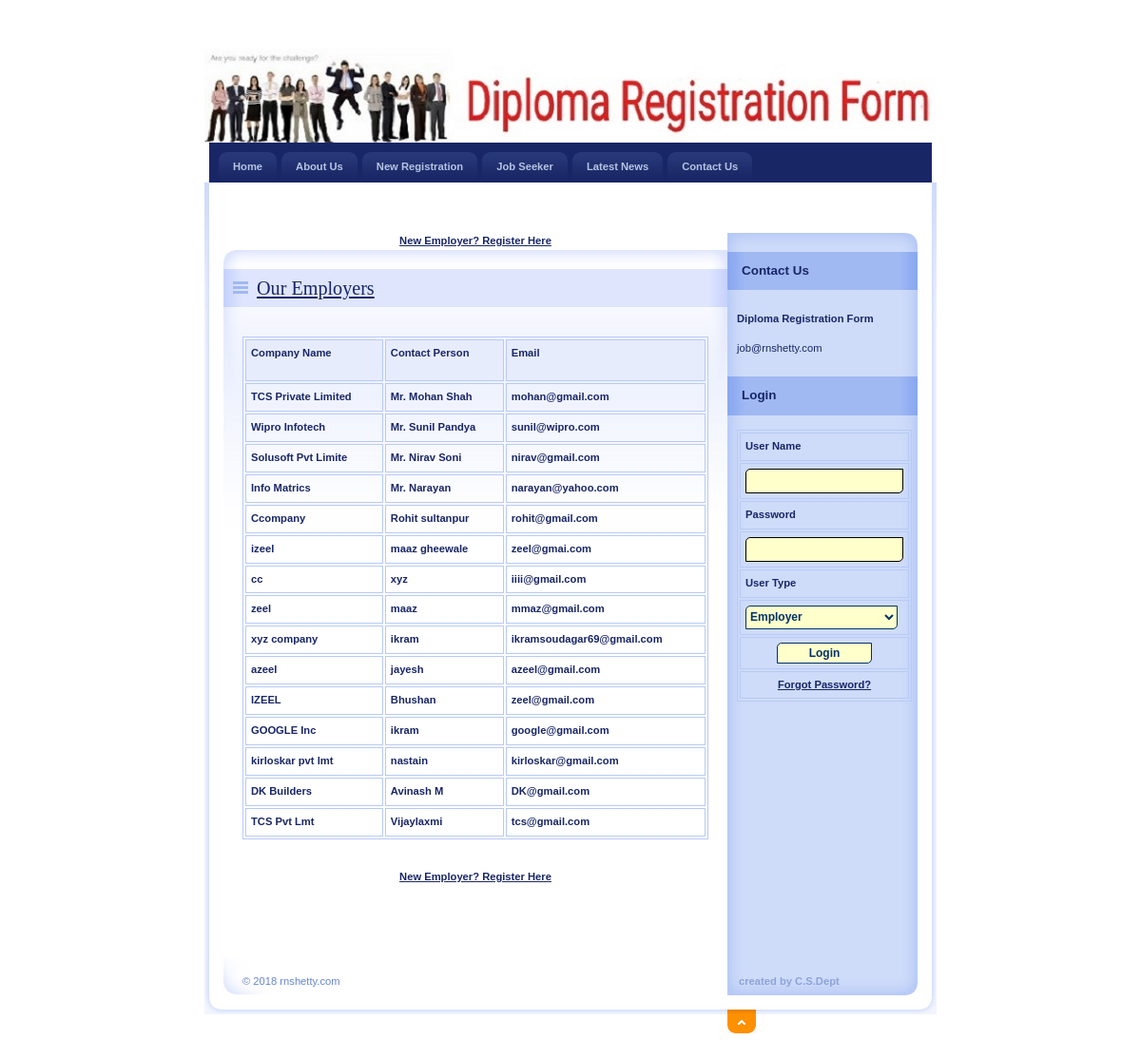
Page /Employer.php on the committed database.
### tables this page shows
CREATE TABLE IF NOT EXISTS `employer_reg` (
  `EmployerId` int(11) NOT NULL AUTO_INCREMENT,
  `CompanyName` varchar(20) NOT NULL,
  `ContactPerson` varchar(20) NOT NULL,
  `Address` varchar(100) NOT NULL,
  `City` varchar(20) NOT NULL,
  `Email` varchar(40) NOT NULL,
  `Mobile` bigint(20) NOT NULL,
  `Area_Work` varchar(40) NOT NULL,
  `Status` varchar(10) NOT NULL,
  `UserName` varchar(20) NOT NULL,
  `Password` varchar(20) NOT NULL,
  `Question` varchar(100) NOT NULL,
  `Answer` varchar(50) NOT NULL,
  PRIMARY KEY (`EmployerId`)
);

### Employer.php (the view, shortened to what this page needs)
<!DOCTYPE html PUBLIC "-//W3C//DTD XHTML 1.0 Strict//EN" "http://www.w3.org/TR/xhtml1/DTD/xhtml1-strict.dtd">
<html xmlns="http://www.w3.org/1999/xhtml" xml:lang="cs" lang="cs">
<head>
    <link rel="stylesheet" media="screen,projection" type="text/css" href="./css/main.css" />
    <link rel="stylesheet" media="print" type="text/css" href="./css/print.css" />
    <link rel="stylesheet" media="aural" type="text/css" href="./css/aural.css" />
</head>
<body id="www-url-cz">
<div id="main" class="box">
<?php
include "Header.php"
?>
<?php
include "menu.php"
?>
    <div id="page" class="box">
    <div id="page-in" class="box">
        <div id="strip" class="box noprint">
            <p id="breadcrumbs">&nbsp;</p>
        </div>
        <div id="content">
<div align="center"><a href="EmployerReg.php"><strong>New Employer? Register Here</strong></a>
                  </div>
            <div class="article">
                <h2><span><a href="#">Our Employers</a></span></h2>
                <p>
              <table width="100%" border="1" cellpadding="1" cellspacing="2" bordercolor="#006699" >
<tr>
<th height="32" bgcolor="#006699" class="style3"><div align="left" class="style9 style5 style2"><strong>Company Name</strong></div></th>
<th bgcolor="#006699" class="style3"><div align="left" class="style9 style5 style2"><strong>Contact Person</strong></div></th>
<th bgcolor="#006699" class="style3"><div align="left" class="style9 style5 style2"><strong>Email</strong></div></th>
</tr>
<?php
$con = mysql_connect("localhost","root");
$sql = "select * from Employer_Reg where Status='Confirm'";
$result = mysql_query($sql,$con);
while($row = mysql_fetch_array($result))
{
$CompanyName=$row['CompanyName'];
$ContactPerson=$row['ContactPerson'];
$Email=$row['Email'];
?>
<tr>
<td class="style3"><div align="left" class="style9 style5"><strong><?php echo $CompanyName;?></strong></div></td>
<td class="style3"><div align="left" class="style9 style5"><strong><?php echo $ContactPerson;?></strong></div></td>
<td class="style3"><div align="left" class="style9 style5"><strong><?php echo $Email;?></strong></div></td>
</tr>
<?php
}
?>
</table>
                </p>
                <div align="center"><a href="EmployerReg.php"><strong>New Employer? Register Here</strong></a>
                  </div>
              <p class="btn-more box noprint">&nbsp;</p>
          </div>
        </div>
<?php
include "right.php"
?>
    </div>
    </div>
<?php
include "footer.php"
?>
</div>
</body>
</html>

### css/main.css (style rules this page uses)
* { min-height:1px; }
body { border:0; margin:0; padding:0; background:#F2F5GH url("../design/bg.gif") 0 0 repeat-x; font:70%/160% "verdana",sans-serif; color:#192666; _text-align:center; }
a { color:#192666; }
p { border:0; margin:15px 0; padding:0; line-height:30px; }
div { display:block; border:0; margin:0; padding:0; }
h1, h2, h3, h4, h5 { border:0; margin:15px 0 10px 0; padding:0; font-weight:bold; }
h2 { font-size:180%; line-height:100%; font-family:"georgia",serif; font-weight:normal; }
table { display:table; margin:15px 0; padding:0; border:1px solid #B7CAF6; font-size:100%; }
tr { display:table-row; }
th, td { display: table-cell; border:1px solid #B7CAF6; margin:0; padding:5px; vertical-align:top; text-align:left; }
th { background:#E7ECFD; text-align:center; color:#192666; font-weight:bold; }
a, img, span { border:0; margin:0; padding:0; }
strong, .strong { font-weight:bold; }
.box { min-height:1px; _height:1px; }
.box:after { content:"."; display:block; line-height:0px; font-size:0px; visibility:hidden; clear:both; }
#main { width:770px; margin:50px auto 0 auto; _text-align:left; }
#page { width:770px; min-height:1px; background:#FFF url("../design/bg_page.gif") 0 0 repeat-y; _height:1px; }
#page-in { min-height:1px; padding:10px 0; background:url("../design/bg_page_in.jpg") 0 0 no-repeat; _height:1px; }
#strip { position:relative; clear:both; padding:3px 20px 10px 20px; color:#6182D1; }
#strip p { margin:0; }
#strip #breadcrumbs { width:520px; margin:0; padding:0; }
#content { float:left; width:530px; _width:550px; margin:0; padding:0 0 0 20px; }
#content .article { clear:both; margin:0; padding:20px; background:url("../design/content_article_bg.jpg") 0 0 no-repeat; }
#content .article h2 { margin:0 -20px; padding:10px; background:#DEE5FD url("../design/content_title_bg.gif") 0 0 repeat-y; color:#192666; }
#content .article h2 span { background:url("../design/ico_list.gif") 0 50% no-repeat; padding-left:25px; }
#content .article p { text-align:justify; }
#content .btn-more { margin:0 0 15px 0; padding:0; border:0; position:relative; }

### css/print.css (style rules this page uses)
body { border:0; margin:0; padding:0; font-size:12pt }
a { color:#000; text-decoration:none; }
h1, h2, h3 { page-break-after:avoid; page-break-inside:avoid; }
table { border-collapse: collapse; border-width:1px; border-style:solid; }
th, td { display:table-cell; border-width:1px; border-style:solid; }
.noprint { display:none; }

### css/aural.css (style rules this page uses)
body { voice-family:paul,male; volume:loud; speech-rate:slow; richness:90; stress:20; }
h1, h2, h3, h4, h5 { cue-before:url("ping.au"); }
p, table { pause:50ms; }
strong { pitch:medium; pitch-range:60; stress:90; richness:90; }

### Employer.php (style rules this page uses)
.style2 { font-weight: bold }

### rows in the picture
employer_reg: CompanyName "TCS Private Limited", ContactPerson "Mr. Mohan Shah", Email "mohan@gmail.com"
employer_reg: CompanyName "Wipro Infotech", ContactPerson "Mr. Sunil Pandya", Email "sunil@wipro.com"
employer_reg: CompanyName "Solusoft Pvt Limite", ContactPerson "Mr. Nirav Soni", Email "nirav@gmail.com"
employer_reg: CompanyName "Info Matrics", ContactPerson "Mr. Narayan", Email "narayan@yahoo.com"
employer_reg: CompanyName "Ccompany", ContactPerson "Rohit sultanpur", Email "rohit@gmail.com"
employer_reg: CompanyName "izeel", ContactPerson "maaz gheewale", Email "zeel@gmai.com"
employer_reg: CompanyName "cc", ContactPerson "xyz", Email "iiii@gmail.com"
employer_reg: CompanyName "zeel", ContactPerson "maaz", Email "mmaz@gmail.com"
employer_reg: CompanyName "xyz company", ContactPerson "ikram", Email "ikramsoudagar69@gmail.com"
employer_reg: CompanyName "azeel", ContactPerson "jayesh", Email "azeel@gmail.com"
employer_reg: CompanyName "IZEEL", ContactPerson "Bhushan", Email "zeel@gmail.com"
employer_reg: CompanyName "GOOGLE Inc", ContactPerson "ikram", Email "google@gmail.com"
employer_reg: CompanyName "kirloskar pvt lmt", ContactPerson "nastain", Email "kirloskar@gmail.com"
employer_reg: CompanyName "DK Builders", ContactPerson "Avinash M", Email "DK@gmail.com"
employer_reg: CompanyName "TCS Pvt Lmt", ContactPerson "Vijaylaxmi", Email "tcs@gmail.com"
